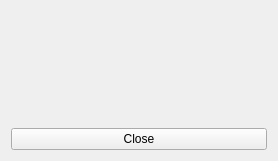
<?xml version="1.0" encoding="UTF-8"?>
<ui version="4.0">
 <class>TestWidget</class>
 <widget class="QWidget" name="TestWidget">
  <property name="geometry">
   <rect>
    <x>0</x>
    <y>0</y>
    <width>278</width>
    <height>161</height>
   </rect>
  </property>
  <property name="windowTitle">
   <string>Form</string>
  </property>
  <property name="windowIcon">
   <iconset resource="../../../misc/qt/res/resource.qrc">
    <normaloff>:/logo/ico/scanframe</normaloff>:/logo/ico/scanframe</iconset>
  </property>
  <layout class="QVBoxLayout" name="verticalLayout">
   <item>
    <widget class="sf::VariableEdit" name="sf::VariableEdit1">
     <property name="toolTip">
      <string>A frame containing an edit.</string>
     </property>
     <property name="whatsThis">
      <string>Special edit having name and unit label.</string>
     </property>
     <property name="idVariable" stdset="0">
      <uLongLong>1</uLongLong>
     </property>
     <property name="converted">
      <bool>false</bool>
     </property>
    </widget>
   </item>
   <item>
    <widget class="sf::VariableEdit" name="sf::VariableEdit2">
     <property name="toolTip">
      <string>A frame containing an edit.</string>
     </property>
     <property name="whatsThis">
      <string>Special edit having name and unit label.</string>
     </property>
     <property name="idVariable" stdset="0">
      <uLongLong>1</uLongLong>
     </property>
     <property name="converted">
      <bool>true</bool>
     </property>
    </widget>
   </item>
   <item>
    <spacer name="verticalSpacer">
     <property name="orientation">
      <enum>Qt::Vertical</enum>
     </property>
     <property name="sizeHint" stdset="0">
      <size>
       <width>20</width>
       <height>47</height>
      </size>
     </property>
    </spacer>
   </item>
   <item>
    <widget class="QPushButton" name="btnClose">
     <property name="text">
      <string>Close</string>
     </property>
    </widget>
   </item>
  </layout>
 </widget>
 <customwidgets>
  <customwidget>
   <class>sf::VariableEdit</class>
   <extends>QWidget</extends>
   <header>gii/qt/VariableEdit.h</header>
  </customwidget>
 </customwidgets>
 <resources>
  <include location="test-formdialog.qrc"/>
  <include location="../../../misc/qt/res/resource.qrc"/>
 </resources>
 <connections/>
</ui>
